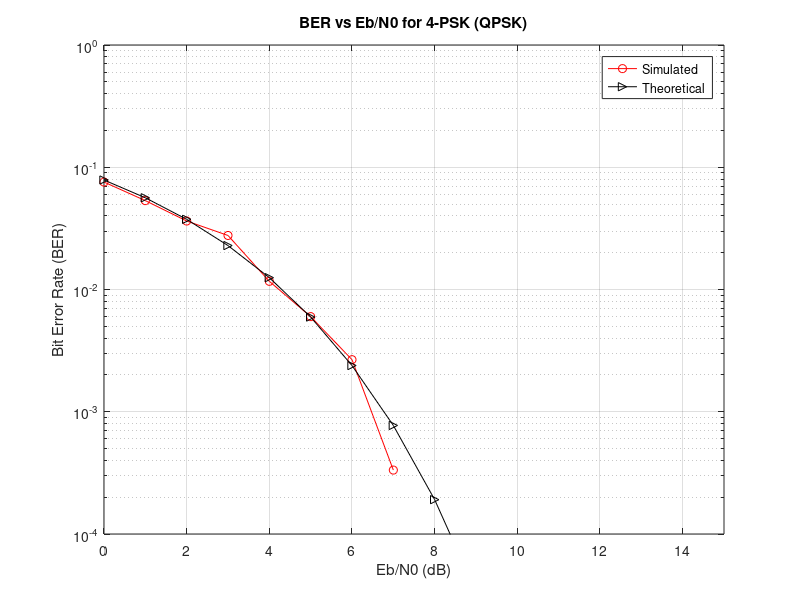

The MATLAB source for this figure:
clc;
clear all;
close all;
pkg load communications

N = 3000;  % Number of bits
x = randi([0,1],1,N); % Random input bits
M = 4;     % Number of Symbols in 4-PSK (QPSK)

% Symbol Generation (Gray mapping)
yy = [];
for i=1:2:length(x)
  if x(i)==0 && x(i+1)==0
    y = cosd(45)+1j*sind(45);      % 00
  elseif x(i)==0 && x(i+1)==1
    y = cosd(135)+1j*sind(135);    % 01
  elseif x(i)==1 && x(i+1)==1
    y = cosd(225)+1j*sind(225);    % 11
  elseif x(i)==1 && x(i+1)==0
    y = cosd(315)+1j*sind(315);    % 10
  endif
  yy = [yy y];
endfor

% Reference Constellation
ref_symbols = [cosd(45)+1j*sind(45), cosd(135)+1j*sind(135), ...
               cosd(225)+1j*sind(225), cosd(315)+1j*sind(315)];

% BER Computation
ber_simulated = [];
ber_theoretical = [];

for EbN0db = 0:15
  EbN0 = 10^(EbN0db/10);

  % AWGN channel
  n = (1/sqrt(2))*[randn(1,length(yy)) + 1j*randn(1,length(yy))];
  sigma = sqrt(1/((log2(M))*EbN0));
  r = yy + sigma*n;

  % Detection (minimum Euclidean distance)
  min_dist_index = [];
  for i=1:length(r)
    Dist = [];
    for k=1:length(ref_symbols)
      dist = abs(r(i)-ref_symbols(k));
      Dist = [Dist dist];
    endfor
    [~, idx] = min(Dist);
    min_dist_index = [min_dist_index idx];
  endfor

  % Bit Estimation
  x_estimated = [];
  for i=1:length(r)
    if ref_symbols(min_dist_index(i)) == cosd(45)+1j*sind(45)
      x_estimated = [x_estimated 0 0];
    elseif ref_symbols(min_dist_index(i)) == cosd(135)+1j*sind(135)
      x_estimated = [x_estimated 0 1];
    elseif ref_symbols(min_dist_index(i)) == cosd(225)+1j*sind(225)
      x_estimated = [x_estimated 1 1];
    elseif ref_symbols(min_dist_index(i)) == cosd(315)+1j*sind(315)
      x_estimated = [x_estimated 1 0];
    endif
  endfor

  % BER Calculation
  ber_simulated = [ber_simulated sum(x ~= x_estimated)/N];

  % Theoretical BER for QPSK
  ber_theoretical = [ber_theoretical (1/log2(M)) * erfc(sqrt(log2(M)*EbN0) * sin(pi/M))];
endfor

EbN0db = 0:15;

% Plot BER
semilogy(EbN0db, ber_simulated, 'ro-', EbN0db, ber_theoretical, 'k>-');
title('BER vs Eb/N0 for 4-PSK (QPSK)');
xlabel('Eb/N0 (dB)');
ylabel('Bit Error Rate (BER)');
grid on;
legend('Simulated', 'Theoretical');
axis([0 15 10^-4 1]);

